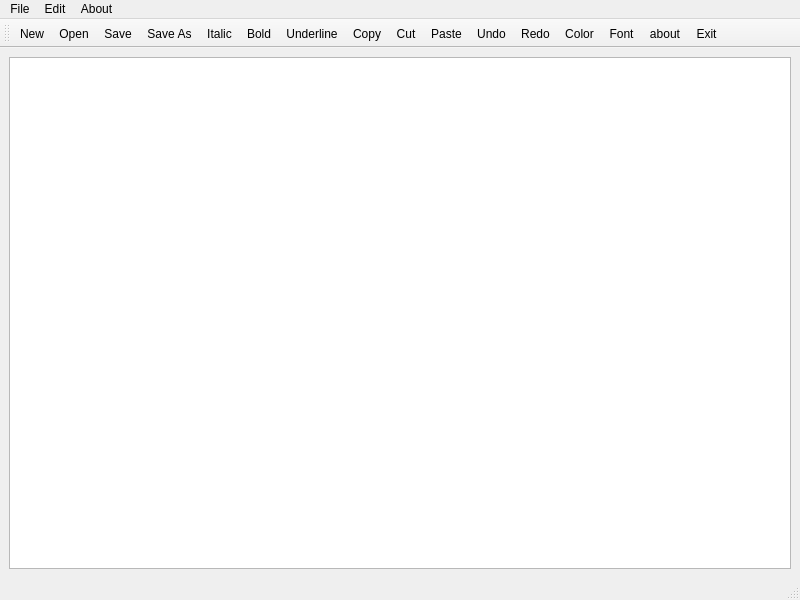
<?xml version="1.0" encoding="UTF-8"?>
<ui version="4.0">
 <class>MainWindow</class>
 <widget class="QMainWindow" name="MainWindow">
  <property name="geometry">
   <rect>
    <x>0</x>
    <y>0</y>
    <width>800</width>
    <height>600</height>
   </rect>
  </property>
  <property name="windowTitle">
   <string>MainWindow</string>
  </property>
  <widget class="QWidget" name="centralwidget">
   <property name="enabled">
    <bool>true</bool>
   </property>
   <layout class="QVBoxLayout" name="verticalLayout">
    <item>
     <widget class="QTextEdit" name="textEdit">
      <property name="enabled">
       <bool>true</bool>
      </property>
     </widget>
    </item>
   </layout>
  </widget>
  <widget class="QMenuBar" name="menubar">
   <property name="geometry">
    <rect>
     <x>0</x>
     <y>0</y>
     <width>800</width>
     <height>21</height>
    </rect>
   </property>
   <widget class="QMenu" name="menuFile">
    <property name="title">
     <string>File</string>
    </property>
   </widget>
   <widget class="QMenu" name="menuEdit">
    <property name="title">
     <string>Edit</string>
    </property>
    <addaction name="separator"/>
    <addaction name="separator"/>
    <addaction name="separator"/>
   </widget>
   <widget class="QMenu" name="menuAbout">
    <property name="title">
     <string>About</string>
    </property>
   </widget>
   <addaction name="menuFile"/>
   <addaction name="menuEdit"/>
   <addaction name="menuAbout"/>
  </widget>
  <widget class="QStatusBar" name="statusbar"/>
  <widget class="QToolBar" name="toolBar">
   <property name="windowTitle">
    <string>toolBar</string>
   </property>
   <attribute name="toolBarArea">
    <enum>TopToolBarArea</enum>
   </attribute>
   <attribute name="toolBarBreak">
    <bool>false</bool>
   </attribute>
   <addaction name="actionNew"/>
   <addaction name="actionOpen"/>
   <addaction name="actionSave"/>
   <addaction name="actionSave_As"/>
   <addaction name="actionItalic"/>
   <addaction name="actionBold"/>
   <addaction name="actionUnderline"/>
   <addaction name="actionCopy"/>
   <addaction name="actionCut"/>
   <addaction name="actionPaste"/>
   <addaction name="actionUndo"/>
   <addaction name="actionRedo"/>
   <addaction name="actionColor"/>
   <addaction name="actionFont"/>
   <addaction name="actionabout"/>
   <addaction name="actionExit"/>
  </widget>
  <action name="actionSave">
   <property name="icon">
    <iconset resource="Notepad.qrc">
     <normaloff>:/images/save.png</normaloff>:/images/save.png</iconset>
   </property>
   <property name="text">
    <string>Save</string>
   </property>
  </action>
  <action name="actionSave_As">
   <property name="icon">
    <iconset resource="Notepad.qrc">
     <normaloff>:/images/save_as.png</normaloff>:/images/save_as.png</iconset>
   </property>
   <property name="text">
    <string>Save As</string>
   </property>
  </action>
  <action name="actionExit">
   <property name="icon">
    <iconset resource="Notepad.qrc">
     <normaloff>:/images/exit.png</normaloff>:/images/exit.png</iconset>
   </property>
   <property name="text">
    <string>Exit</string>
   </property>
  </action>
  <action name="actionOpen">
   <property name="icon">
    <iconset resource="Notepad.qrc">
     <normaloff>:/images/open.png</normaloff>:/images/open.png</iconset>
   </property>
   <property name="text">
    <string>Open</string>
   </property>
  </action>
  <action name="actionNew">
   <property name="icon">
    <iconset resource="Notepad.qrc">
     <normaloff>:/images/new.png</normaloff>:/images/new.png</iconset>
   </property>
   <property name="text">
    <string>New</string>
   </property>
  </action>
  <action name="actionColor">
   <property name="icon">
    <iconset resource="Notepad.qrc">
     <normaloff>:/images/pencil.png</normaloff>:/images/pencil.png</iconset>
   </property>
   <property name="text">
    <string>Color</string>
   </property>
  </action>
  <action name="actionFont">
   <property name="icon">
    <iconset resource="Notepad.qrc">
     <normaloff>:/images/font.png</normaloff>:/images/font.png</iconset>
   </property>
   <property name="text">
    <string>Font</string>
   </property>
  </action>
  <action name="actionCopy">
   <property name="icon">
    <iconset resource="Notepad.qrc">
     <normaloff>:/images/copy.png</normaloff>:/images/copy.png</iconset>
   </property>
   <property name="text">
    <string>Copy</string>
   </property>
   <property name="shortcut">
    <string>Ctrl+C</string>
   </property>
  </action>
  <action name="actionCut">
   <property name="icon">
    <iconset resource="Notepad.qrc">
     <normaloff>:/images/cut.png</normaloff>:/images/cut.png</iconset>
   </property>
   <property name="text">
    <string>Cut</string>
   </property>
   <property name="shortcut">
    <string>Ctrl+X</string>
   </property>
  </action>
  <action name="actionPaste">
   <property name="icon">
    <iconset resource="Notepad.qrc">
     <normaloff>:/images/paste.png</normaloff>:/images/paste.png</iconset>
   </property>
   <property name="text">
    <string>Paste</string>
   </property>
   <property name="shortcut">
    <string>Ctrl+V</string>
   </property>
  </action>
  <action name="actionUndo">
   <property name="icon">
    <iconset resource="Notepad.qrc">
     <normaloff>:/images/edit_undo.png</normaloff>:/images/edit_undo.png</iconset>
   </property>
   <property name="text">
    <string>Undo</string>
   </property>
  </action>
  <action name="actionRedo">
   <property name="icon">
    <iconset resource="Notepad.qrc">
     <normaloff>:/images/edit_redo.png</normaloff>:/images/edit_redo.png</iconset>
   </property>
   <property name="text">
    <string>Redo</string>
   </property>
  </action>
  <action name="actionItalic">
   <property name="checkable">
    <bool>true</bool>
   </property>
   <property name="icon">
    <iconset resource="Notepad.qrc">
     <normaloff>:/images/italic.png</normaloff>:/images/italic.png</iconset>
   </property>
   <property name="text">
    <string>Italic</string>
   </property>
  </action>
  <action name="actionBold">
   <property name="checkable">
    <bool>true</bool>
   </property>
   <property name="icon">
    <iconset resource="Notepad.qrc">
     <normaloff>:/images/bold.png</normaloff>:/images/bold.png</iconset>
   </property>
   <property name="text">
    <string>Bold</string>
   </property>
  </action>
  <action name="actionUnderline">
   <property name="checkable">
    <bool>true</bool>
   </property>
   <property name="icon">
    <iconset resource="Notepad.qrc">
     <normaloff>:/images/underline.png</normaloff>:/images/underline.png</iconset>
   </property>
   <property name="text">
    <string>Underline</string>
   </property>
  </action>
  <action name="actionabout">
   <property name="icon">
    <iconset resource="Notepad.qrc">
     <normaloff>:/images/info.png</normaloff>:/images/info.png</iconset>
   </property>
   <property name="text">
    <string>about</string>
   </property>
  </action>
 </widget>
 <resources>
  <include location="Notepad.qrc"/>
 </resources>
 <connections/>
</ui>
